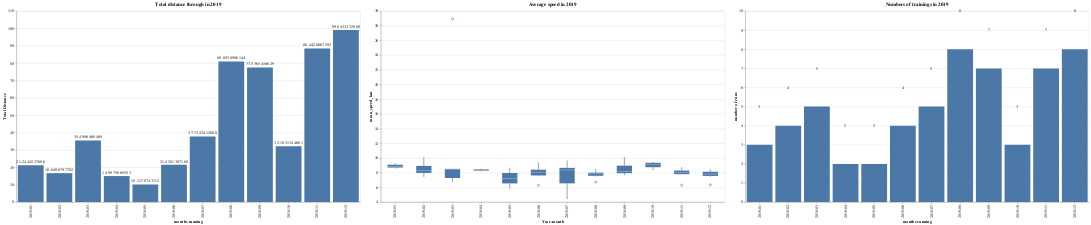

Notebook cell for this chart:
### Code cell
# the dataframe for annotations

labels = (
    alt.Chart(
        runs
        .groupby("Year-month")
        .agg(
            label = ("total_distance_km", "count")
        )
        .assign(
            y = lambda x: x.label + 2
        )
        .reset_index()
    )
    .mark_text()
    .encode(
        x = "Year-month:O",
        y = "y",
        text = "label"
    )
)


# the chart
chart = (
    alt.Chart(runs)
    .mark_bar()
    .encode(
        alt.X("Year-month:O", bin = False, title = "months running"),
        alt.Y(aggregate = "count", type = "quantitative", title = "number of runs")
    )
    #.mark_text
    .properties(
        title = "Numbers of trainings in 2019",
        width = 900,
        height = 500
    )
)


chart2 = (alt.Chart(runs).mark_boxplot(size=40).encode(
    x='Year-month:O',
    y=alt.Y('mean_speed_km:Q',scale=alt.Scale(zero=False)),
).properties(width=900, height=500, title='Average speed in 2019')
)


labels3 = (
    alt.Chart(
        runs
        .groupby("Year-month")
        .agg(
            label = ("total_distance_km", "sum")
        )
        .assign(
            y = lambda x: x.label + 2
        )
        .reset_index()
    )
    .mark_text()
    .encode(
        x = "Year-month:O",
        y = "y",
        text = "label"
    )
)


# the chart
chart3 = (
    alt.Chart(runs)
    .mark_bar()
    .encode(
        alt.X("Year-month:O", bin = False, title = "months running"),
        alt.Y(aggregate = "sum", field='total_distance_km',  type = "quantitative", title = "Total Distance")
    )
    #.mark_text
    .properties(
        title = "Total distance through in 2019",
        width = 900,
        height = 500
    )
)


# combine chart and label
chart3 + labels3 |chart2 | chart + labels

### Figure 1 — Vega-Lite specification as saved in the notebook (floating-point values rounded to 4 significant figures)
{"config": {"view": {"continuousWidth": 400, "continuousHeight": 300}}, "hconcat": [{"layer": [{"data": {"name": "data-727f140e48b5c1fc454d352508e59e2d"}, "mark": "bar", "encoding": {"x": {"bin": false, "field": "Year-month", "title": "months running", "type": "ordinal"}, "y": {"aggregate": "sum", "field": "total_distance_km", "title": "Total Distance", "type": "quantitative"}}, "height": 500, "title": "Total distance through in 2019", "width": 900}, {"data": {"name": "data-b8d93ea3118460d81aa023908773efa1"}, "mark": "text", "encoding": {"text": {"field": "label", "type": "quantitative"}, "x": {"field": "Year-month", "type": "ordinal"}, "y": {"field": "y", "type": "quantitative"}}}]}, {"data": {"name": "data-727f140e48b5c1fc454d352508e59e2d"}, "mark": {"type": "boxplot", "size": 40}, "encoding": {"x": {"field": "Year-month", "type": "ordinal"}, "y": {"field": "mean_speed_km", "scale": {"zero": false}, "type": "quantitative"}}, "height": 500, "title": "Average speed in 2019", "width": 900}, {"layer": [{"data": {"name": "data-727f140e48b5c1fc454d352508e59e2d"}, "mark": "bar", "encoding": {"x": {"bin": false, "field": "Year-month", "title": "months running", "type": "ordinal"}, "y": {"aggregate": "count", "title": "number of runs", "type": "quantitative"}}, "height": 500, "title": "Numbers of trainings in 2019", "width": 900}, {"data": {"name": "data-21a4a39dd6be05e235f0725316c2c384"}, "mark": "text", "encoding": {"text": {"field": "label", "type": "quantitative"}, "x": {"field": "Year-month", "type": "ordinal"}, "y": {"field": "y", "type": "quantitative"}}}]}], "$schema": "https://vega.github.io/schema/vega-lite/v4.17.0.json", "datasets": {"data-727f140e48b5c1fc454d352508e59e2d": [{"Year-month": "2019-01", "Year-week": "2019-w01", "total_distance_km": 5.822, "mean_speed_km": 9.341}, {"Year-month": "2019-01", "Year-week": "2019-w03", "total_distance_km": 5.275, "mean_speed_km": 8.829}, {"Year-month": "2019-01", "Year-week": "2019-w04", "total_distance_km": 10.15, "mean_speed_km": 8.561}, {"Year-month": "2019-02", "Year-week": "2019-w05", "total_distance_km": 4.537, "mean_speed_km": 8.155}, {"Year-month": "2019-02", "Year-week": "2019-w06", "total_distance_km": 5.32, "mean_speed_km": 10.14}, {"Year-month": "2019-02", "Year-week": "2019-w06", "total_distance_km": 1.89, "mean_speed_km": 8.525}, {"Year-month": "2019-02", "Year-week": "2019-w07", "total_distance_km": 4.903, "mean_speed_km": 7.416}, {"Year-month": "2019-03", "Year-week": "2019-w08", "total_distance_km": 5.043, "mean_speed_km": 8.424}, {"Year-month": "2019-03", "Year-week": "2019-w10", "total_distance_km": 14.25, "mean_speed_km": 28.94}, {"Year-month": "2019-03", "Year-week": "2019-w10", "total_distance_km": 4.008, "mean_speed_km": 6.705}, {"Year-month": "2019-03", "Year-week": "2019-w11", "total_distance_km": 8.031, "mean_speed_km": 8.52}, {"Year-month": "2019-03", "Year-week": "2019-w12", "total_distance_km": 4.163, "mean_speed_km": 7.275}, {"Year-month": "2019-04", "Year-week": "2019-w15", "total_distance_km": 9.937, "mean_speed_km": 8.173}, {"Year-month": "2019-04", "Year-week": "2019-w15", "total_distance_km": 5.061, "mean_speed_km": 8.545}, {"Year-month": "2019-05", "Year-week": "2019-w20", "total_distance_km": 5.059, "mean_speed_km": 5.834}, {"Year-month": "2019-05", "Year-week": "2019-w20", "total_distance_km": 5.058, "mean_speed_km": 8.67}, {"Year-month": "2019-06", "Year-week": "2019-w22", "total_distance_km": 6.675, "mean_speed_km": 8.072}, {"Year-month": "2019-06", "Year-week": "2019-w24", "total_distance_km": 4.762, "mean_speed_km": 9.378}, {"Year-month": "2019-06", "Year-week": "2019-w25", "total_distance_km": 4.813, "mean_speed_km": 6.286}, {"Year-month": "2019-06", "Year-week": "2019-w26", "total_distance_km": 5.178, "mean_speed_km": 8.084}, {"Year-month": "2019-07", "Year-week": "2019-w26", "total_distance_km": 5.053, "mean_speed_km": 6.551}, {"Year-month": "2019-07", "Year-week": "2019-w27", "total_distance_km": 10.06, "mean_speed_km": 8.658}, {"Year-month": "2019-07", "Year-week": "2019-w27", "total_distance_km": 5.11, "mean_speed_km": 9.662}, {"Year-month": "2019-07", "Year-week": "2019-w29", "total_distance_km": 12.42, "mean_speed_km": 8.367}, {"Year-month": "2019-07", "Year-week": "2019-w29", "total_distance_km": 5.09, "mean_speed_km": 4.401}, {"Year-month": "2019-08", "Year-week": "2019-w31", "total_distance_km": 10.11, "mean_speed_km": 8.513}, {"Year-month": "2019-08", "Year-week": "2019-w31", "total_distance_km": 6.026, "mean_speed_km": 7.468}, {"Year-month": "2019-08", "Year-week": "2019-w32", "total_distance_km": 12.39, "mean_speed_km": 7.927}, {"Year-month": "2019-08", "Year-week": "2019-w32", "total_distance_km": 10.45, "mean_speed_km": 8.076}, {"Year-month": "2019-08", "Year-week": "2019-w33", "total_distance_km": 10.36, "mean_speed_km": 7.985}, {"Year-month": "2019-08", "Year-week": "2019-w33", "total_distance_km": 9.835, "mean_speed_km": 7.933}, {"Year-month": "2019-08", "Year-week": "2019-w33", "total_distance_km": 7.511, "mean_speed_km": 6.725}, {"Year-month": "2019-08", "Year-week": "2019-w34", "total_distance_km": 14.21, "mean_speed_km": 7.616}, {"Year-month": "2019-09", "Year-week": "2019-w35", "total_distance_km": 10.1, "mean_speed_km": 10.12}, {"Year-month": "2019-09", "Year-week": "2019-w35", "total_distance_km": 9.999, "mean_speed_km": 7.649}, {"Year-month": "2019-09", "Year-week": "2019-w36", "total_distance_km": 15.23, "mean_speed_km": 8.127}, {"Year-month": "2019-09", "Year-week": "2019-w36", "total_distance_km": 9.065, "mean_speed_km": 8.017}, {"Year-month": "2019-09", "Year-week": "2019-w37", "total_distance_km": 9.908, "mean_speed_km": 9.793}, {"Year-month": "2019-09", "Year-week": "2019-w37", "total_distance_km": 7.158, "mean_speed_km": 7.856}, {"Year-month": "2019-09", "Year-week": "2019-w38", "total_distance_km": 16.08, "mean_speed_km": 8.123}, {"Year-month": "2019-10", "Year-week": "2019-w41", "total_distance_km": 8.098, "mean_speed_km": 9.159}, {"Year-month": "2019-10", "Year-week": "2019-w41", "total_distance_km": 13.86, "mean_speed_km": 8.329}, {"Year-month": "2019-10", "Year-week": "2019-w41", "total_distance_km": 10.15, "mean_speed_km": 9.537}, {"Year-month": "2019-11", "Year-week": "2019-w44", "total_distance_km": 18.33, "mean_speed_km": 8.063}, {"Year-month": "2019-11", "Year-week": "2019-w45", "total_distance_km": 8.076, "mean_speed_km": 6.308}, {"Year-month": "2019-11", "Year-week": "2019-w45", "total_distance_km": 10.1, "mean_speed_km": 7.832}, {"Year-month": "2019-11", "Year-week": "2019-w46", "total_distance_km": 19.02, "mean_speed_km": 7.764}, {"Year-month": "2019-11", "Year-week": "2019-w46", "total_distance_km": 8.667, "mean_speed_km": 8.364}, {"Year-month": "2019-11", "Year-week": "2019-w47", "total_distance_km": 9.897, "mean_speed_km": 8.22}, {"Year-month": "2019-11", "Year-week": "2019-w47", "total_distance_km": 14.35, "mean_speed_km": 8.753}, {"Year-month": "2019-12", "Year-week": "2019-w48", "total_distance_km": 20.07, "mean_speed_km": 7.588}, {"Year-month": "2019-12", "Year-week": "2019-w48", "total_distance_km": 5.653, "mean_speed_km": 7.472}, {"Year-month": "2019-12", "Year-week": "2019-w49", "total_distance_km": 21.38, "mean_speed_km": 7.726}, {"Year-month": "2019-12", "Year-week": "2019-w49", "total_distance_km": 4.015, "mean_speed_km": 6.348}, {"Year-month": "2019-12", "Year-week": "2019-w50", "total_distance_km": 9.819, "mean_speed_km": 7.922}, {"Year-month": "2019-12", "Year-week": "2019-w50", "total_distance_km": 7.111, "mean_speed_km": 8.448}, {"Year-month": "2019-12", "Year-week": "2019-w51", "total_distance_km": 15.08, "mean_speed_km": 8.033}, {"Year-month": "2019-12", "Year-week": "2019-w52", "total_distance_km": 15.92, "mean_speed_km": 8.415}], "data-b8d93ea3118460d81aa023908773efa1": [{"Year-month": "2019-01", "label": 21.24, "y": 23.24}, {"Year-month": "2019-02", "label": 16.65, "y": 18.65}, {"Year-month": "2019-03", "label": 35.49, "y": 37.49}, {"Year-month": "2019-04", "label": 15.0, "y": 17.0}, {"Year-month": "2019-05", "label": 10.12, "y": 12.12}, {"Year-month": "2019-06", "label": 21.43, "y": 23.43}, {"Year-month": "2019-07", "label": 37.73, "y": 39.73}, {"Year-month": "2019-08", "label": 80.89, "y": 82.89}, {"Year-month": "2019-09", "label": 77.54, "y": 79.54}, {"Year-month": "2019-10", "label": 32.1, "y": 34.1}, {"Year-month": "2019-11", "label": 88.44, "y": 90.44}, {"Year-month": "2019-12", "label": 99.04, "y": 101.0}], "data-21a4a39dd6be05e235f0725316c2c384": [{"Year-month": "2019-01", "label": 3, "y": 5}, {"Year-month": "2019-02", "label": 4, "y": 6}, {"Year-month": "2019-03", "label": 5, "y": 7}, {"Year-month": "2019-04", "label": 2, "y": 4}, {"Year-month": "2019-05", "label": 2, "y": 4}, {"Year-month": "2019-06", "label": 4, "y": 6}, {"Year-month": "2019-07", "label": 5, "y": 7}, {"Year-month": "2019-08", "label": 8, "y": 10}, {"Year-month": "2019-09", "label": 7, "y": 9}, {"Year-month": "2019-10", "label": 3, "y": 5}, {"Year-month": "2019-11", "label": 7, "y": 9}, {"Year-month": "2019-12", "label": 8, "y": 10}]}}
